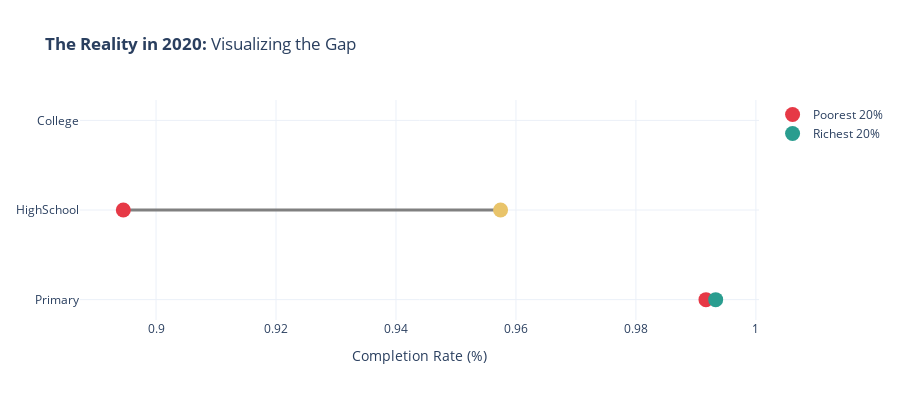

The notebook cell this image was saved under:
### Markdown cell above
### **The Reality of the Gap**

When we look at the most recent data, the disparity becomes visible. While primary education is nearly universal, the gap opens up significantly as students progress to higher levels.

### Code cell
if len(final_df) > 0:
    latest = final_df.iloc[-1]
    year = int(latest['Year'])
    levels = [('Primary', colors['primary']), ('HighSchool', colors['highschool']), ('College', colors['college'])]
    
    fig11 = go.Figure()
    for i, (level, colr) in enumerate(levels):
        # Check if columns exist
        if f'{level}_Richest' in latest.index and f'{level}_Poorest' in latest.index:
            rich = latest[f'{level}_Richest']
            poor = latest[f'{level}_Poorest']
            
            # Line
            fig11.add_trace(go.Scatter(x=[poor, rich], y=[level, level], mode='lines', 
                                       line=dict(color='gray', width=3), showlegend=False))
            # Poor Dot
            fig11.add_trace(go.Scatter(x=[poor], y=[level], mode='markers', 
                                       marker=dict(color=colors['gini'], size=15), 
                                       name='Poorest 20%', showlegend=(i==0)))
            # Rich Dot
            fig11.add_trace(go.Scatter(x=[rich], y=[level], mode='markers', 
                                       marker=dict(color=colr, size=15), 
                                       name='Richest 20%', showlegend=(i==0)))

    fig11.update_layout(title=f"<b>The Reality in {year}:</b> Visualizing the Gap", 
                        xaxis_title="Completion Rate (%)", template="plotly_white", height=400)
    fig11.show()

### Figure 1 — Plotly figure (JSON) as saved in the notebook; plotly's stock layout.template omitted (floating-point values rounded to 4 significant figures)
{"data": [{"line": {"color": "gray", "width": 3}, "mode": "lines", "showlegend": false, "type": "scatter", "x": [0.9917, 0.9933], "y": ["Primary", "Primary"]}, {"marker": {"color": "#E63946", "size": 15}, "mode": "markers", "name": "Poorest 20%", "showlegend": true, "type": "scatter", "x": [0.9917], "y": ["Primary"]}, {"marker": {"color": "#2A9D8F", "size": 15}, "mode": "markers", "name": "Richest 20%", "showlegend": true, "type": "scatter", "x": [0.9933], "y": ["Primary"]}, {"line": {"color": "gray", "width": 3}, "mode": "lines", "showlegend": false, "type": "scatter", "x": [0.8945, 0.9574], "y": ["HighSchool", "HighSchool"]}, {"marker": {"color": "#E63946", "size": 15}, "mode": "markers", "name": "Poorest 20%", "showlegend": false, "type": "scatter", "x": [0.8945], "y": ["HighSchool"]}, {"marker": {"color": "#E9C46A", "size": 15}, "mode": "markers", "name": "Richest 20%", "showlegend": false, "type": "scatter", "x": [0.9574], "y": ["HighSchool"]}, {"line": {"color": "gray", "width": 3}, "mode": "lines", "showlegend": false, "type": "scatter", "x": [null, null], "y": ["College", "College"]}, {"marker": {"color": "#E63946", "size": 15}, "mode": "markers", "name": "Poorest 20%", "showlegend": false, "type": "scatter", "x": [null], "y": ["College"]}, {"marker": {"color": "#1f77b4", "size": 15}, "mode": "markers", "name": "Richest 20%", "showlegend": false, "type": "scatter", "x": [null], "y": ["College"]}], "layout": {"height": 400, "title": {"text": "<b>The Reality in 2020:</b> Visualizing the Gap"}, "xaxis": {"title": {"text": "Completion Rate (%)"}}}}
